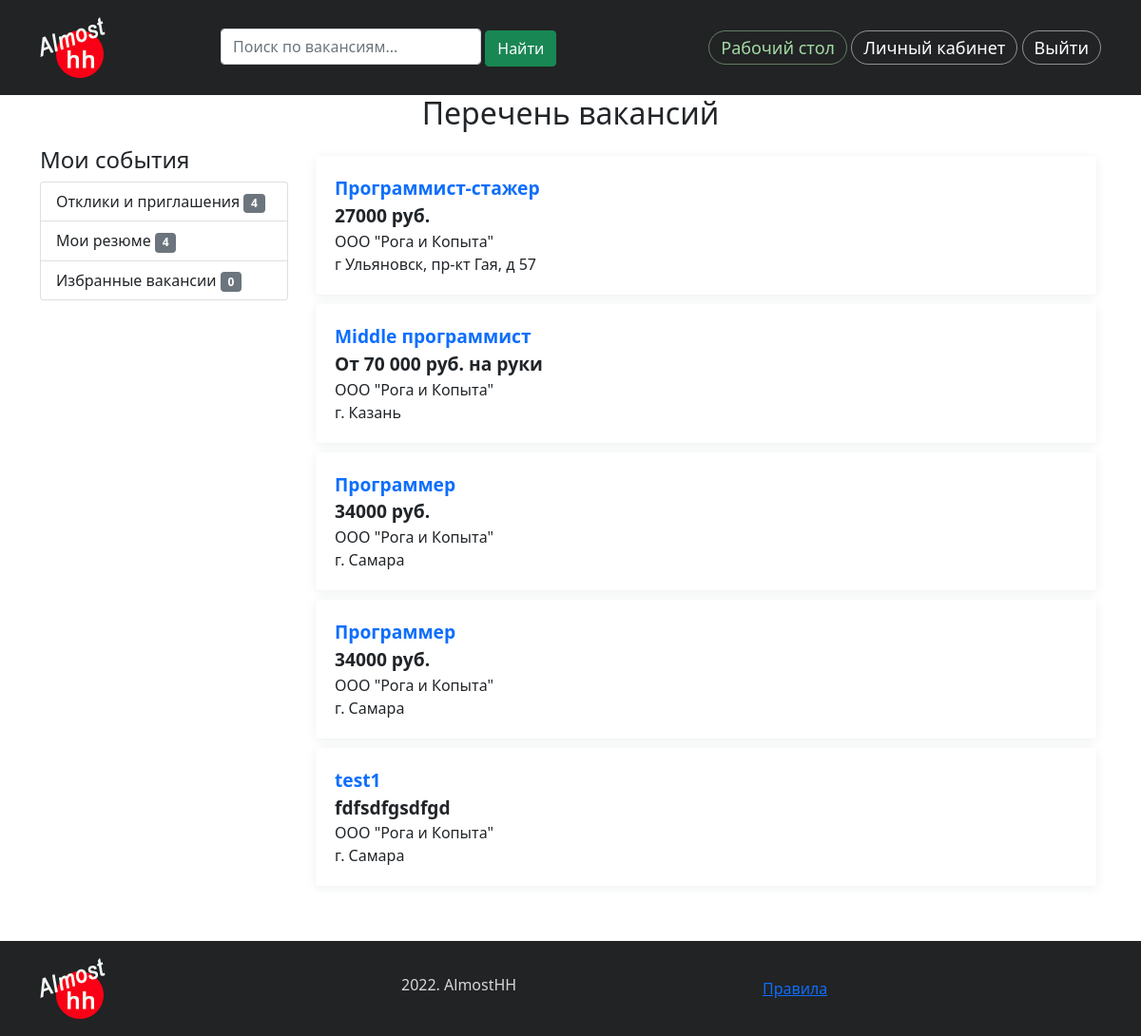
The app's page /portal/ (signed in) with its own data.
### portal/models.py (models this page shows, shortened)
class Vacancy(models.Model):
    STATUS_CHOICES = (
        ('draft', 'Черновик'),
        ('send', 'Отправлено'),
        ('published', 'Опубликовано'),
        ('rework', 'На доработку'),
    )
    title = models.CharField(max_length=100, verbose_name='Наименование')
    slug = models.SlugField(max_length=100, verbose_name='Слаг')
    salary = models.CharField(max_length=150, verbose_name='Зарплата')
    company = models.ForeignKey(CompanyCard, on_delete=models.CASCADE,
                                verbose_name='Компания',
                                related_name='vacancies')
    description = models.TextField(verbose_name='Описание вакансии')
    address = models.CharField(max_length=200, verbose_name='Адрес вакансии')
    publish = models.DateTimeField(default=timezone.now)
    created = models.DateTimeField(auto_now_add=True)
    updated = models.DateTimeField(auto_now=True)
    comment = models.TextField(verbose_name='Комментарий', blank=True)
    status = models.CharField(max_length=15, choices=STATUS_CHOICES,
                              default='draft',
                              verbose_name='Статус')
    resumes = models.ManyToManyField('Resume', through='FeedbackAndSuggestion',
                                     through_fields=('vacancy', 'resume'),
                                     related_name='vacancies')

class CompanyCard(models.Model):
    STATUS_CHOICES = (
        ('draft', 'Черновик'),
        ('send', 'Отправлено'),
        ('published', 'Опубликовано'),
        ('rework', 'На доработку'),
    )
    title = models.CharField(max_length=100, verbose_name='Наименование',
                             unique=True)
    slug = models.SlugField(max_length=100, unique=True, verbose_name='Слаг',
                            blank=True, null=True)
    description = models.TextField(max_length=700, verbose_name='Описание',
                                   blank=True)
    logo = models.ImageField(upload_to=f'companies/{slug}/', blank=True,
                             verbose_name='Лого')
    user = models.OneToOneField(User, on_delete=models.CASCADE,
                                verbose_name='Регистратор')
    contact = models.TextField(max_length=200, verbose_name='Контакты')
    publish = models.DateTimeField(default=timezone.now)
    created = models.DateTimeField(auto_now_add=True)
    updated = models.DateTimeField(auto_now=True)
    status = models.CharField(max_length=15, choices=STATUS_CHOICES,
                              default='draft',
                              verbose_name='Статус')

### portal/views.py (the view)
# urls.py: path(r'', views.Dashboard.as_view(), name='dashboard'),
class Dashboard(LoginRequiredMixin, TemplateView):
    template_name = 'portal/account/dashboard.html'
    extra_context = {'section': 'dashboard',
                     'vacancies': Vacancy.objects.all().filter(
                         status='published'),
                     'resumes': Resume.objects.all().filter(status='published')
                     }

### portal/templatetags/portal_tags.py (called while the page is built)
@register.simple_tag
def total_resumes(user):
    return Resume.objects.filter(user=user).count()

@register.simple_tag
def total_feeds(user):
    if user.has_perm('portal.add_resume'):
        return FeedbackAndSuggestion.objects.filter(resume__user=user).count()
    else:
        return FeedbackAndSuggestion.objects.filter(
            vacancy__company__user=user).count()

### portal/templates/portal/account/dashboard.html (shortened to what this page needs)
{% extends "news/base.html" %}
{% block content %}
<div class="container">
    <div class="row">
        <div class="col">
            {% if perms.portal.add_resume %}
            <h1 class="text-center mb-3">Перечень вакансий</h1>
            {% else %}
            <h1 class="text-center mb-3">Перечень резюме</h1>
            {% endif %}
        </div>
    </div>
    <div class="row">
        <div class="col-3">
            <div class="left-menu">
                    {% include 'portal/account/includes/dashboard_menu.html' %}
            </div>
        </div>
        <div class="col-9">
            <div class="row">
                {% if perms.portal.add_resume %}
                {% if vacancies %}
                <div class="vacancies">
                    {% for vac in vacancies %}
                    <div class="vac-item">
                        <p class="item_title"><a href="{% url 'portal:vacancy_detail' vac.id %}">{{ vac.title }}</a></p>
                        <p class="item_salary">{{ vac.salary }}</p>
                        <p class="item_comp_title">{{ vac.company.title }}</p>
                        <p class="item_comp_title">{{ vac.address }}</p>
                    </div>
                    {% endfor %}
                </div>
                {% endif %}
                {% endif %}
            </div>
        </div>
    </div>
</div>
{% endblock %}

### portal/templates/portal/account/includes/dashboard_menu.html (shortened to what this page needs)
{% load portal_tags %}
<h4>Мои события</h4>
<div class="list-group">
    <a href="{% url 'portal:feedback_list' %}" class="list-group-item list-group-item-action {% if left_menu == 'feed' %} active {% endif %}">Отклики и приглашения <span class="badge bg-secondary">{% total_feeds request.user %}</span></a>
    {% if perms.portal.change_profile %}
    <a href="{% url 'portal:my_resumes' %}" class="list-group-item list-group-item-action {% if left_menu == 'my_resumes' %} active {% endif %}">Мои резюме <span class="badge bg-secondary">{% total_resumes request.user %}</span></a>
    <a href="{% url 'favorites:favorites_list' %}" id="favorites" class="list-group-item list-group-item-action {% if left_menu == 'favs' %} active {% endif %}">Избранные вакансии <span class="badge bg-secondary"> 0 </span></a>
    {% endif %}
</div>

### news/static/news/css/news.css (style rules this page uses)
h1 { font-size: 2.0rem; }
.vac-item, .res-item { margin: 10px 5px; padding: 20px; border: 0; border-radius: 4px; box-shadow: 0 2px 12px #edeff0; }
.vac-item > p, .send_message > p { margin-bottom: 0; }
.item_salary, .item_title > a { font-size: 1.2rem; font-weight: 700; }
.item_title > a { text-decoration: none; }

### records on screen
Vacancy: title "Программист-стажер", salary "27000 руб.", company "ООО \"Рога и Копыта\"", address "г Ульяновск, пр-кт Гая, д 57"
Vacancy: title "Middle программист", salary "От 70 000 руб. на руки", company "ООО \"Рога и Копыта\"", address "г. Казань"
Vacancy: title "Программер", salary "34000 руб.", company "ООО \"Рога и Копыта\"", address "г. Самара"
Vacancy: title "Программер", salary "34000 руб.", company "ООО \"Рога и Копыта\"", address "г. Самара"
Vacancy: title "test1", salary "fdfsdfgsdfgd", company "ООО \"Рога и Копыта\"", address "г. Самара"
